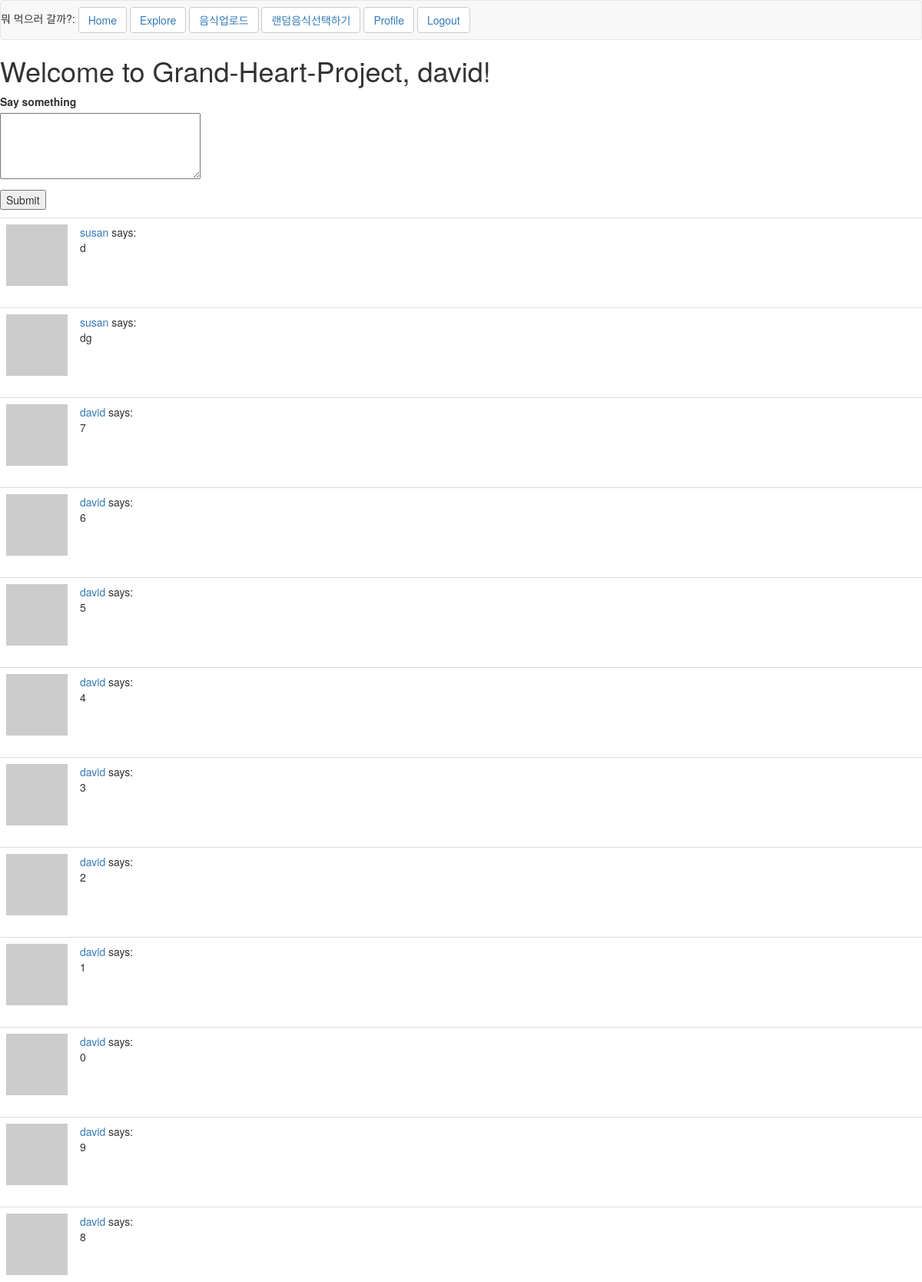
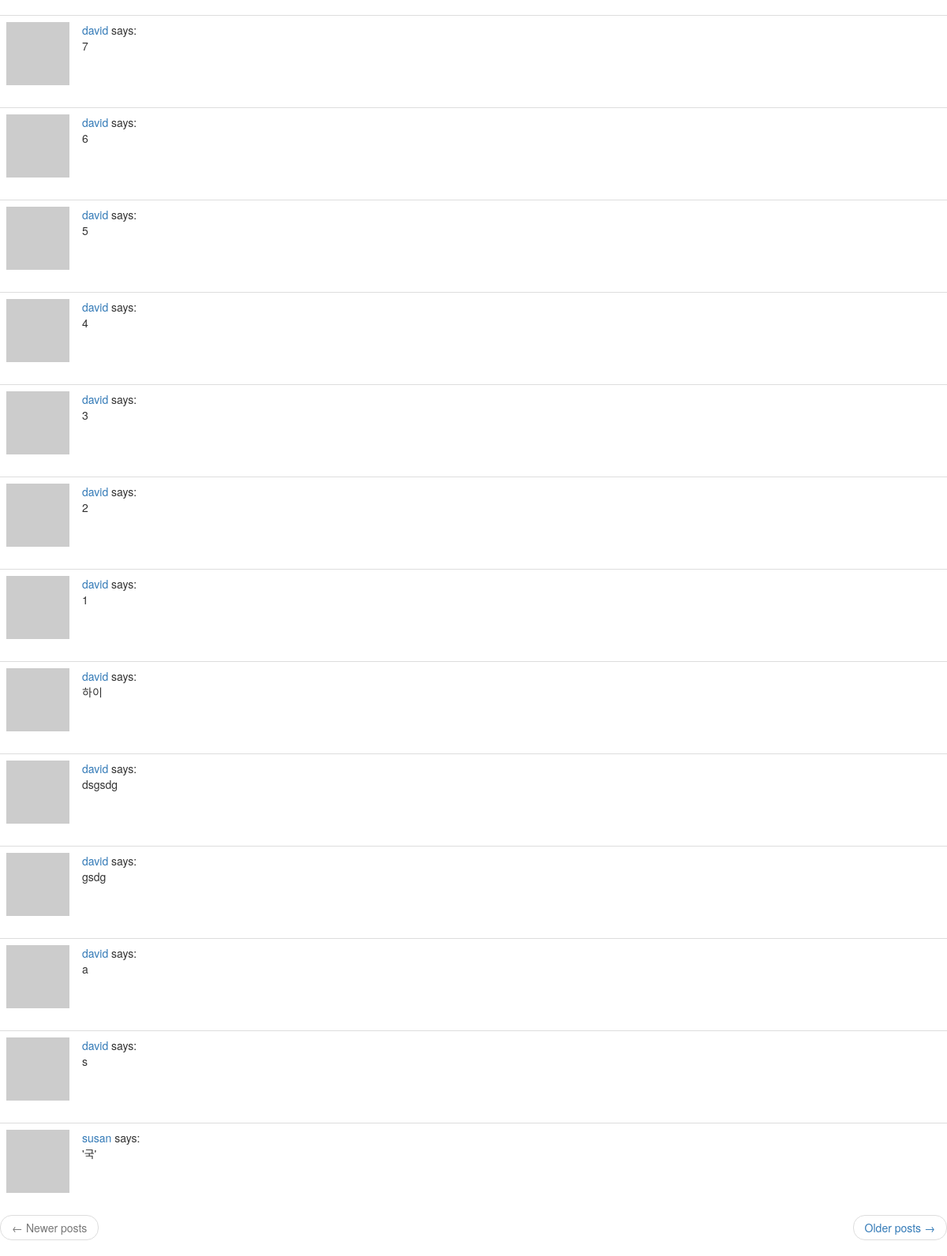
The page /index (signed in) on the database its author committed (2 pictures, top to bottom).
### app/models.py (models this page shows, shortened)
class User(UserMixin, db.Model):
    id = db.Column(db.Integer, primary_key=True)
    username = db.Column(db.String(64), index=True, unique=True)
    email = db.Column(db.String(120), index=True, unique=True)
    password_hash = db.Column(db.String(128))
    posts = db.relationship('Post', backref='author', lazy='dynamic')
    about_me = db.Column(db.String(140))
    last_seen = db.Column(db.DateTime, default=datetime.utcnow)
    followed = db.relationship(
        'User', secondary=followers,
        primaryjoin=(followers.c.follower_id == id),
        secondaryjoin=(followers.c.followed_id == id),
        backref=db.backref('followers', lazy='dynamic'), lazy='dynamic')
    friends = db.relationship("User",#친구 추가 기능
                secondary=association_table,#
                backref='added_by',#
                primaryjoin=id == association_table.c.user_id,#
                secondaryjoin=id == association_table.c.friend_id)#
    def followed_posts(self):
        followed = Post.query.join(
            followers, (followers.c.followed_id == Post.user_id)).filter(
                followers.c.follower_id == self.id)
        own = Post.query.filter_by(user_id=self.id)
        return followed.union(own).order_by(Post.timestamp.desc())
    def avatar(self, size):
        digest = md5(self.email.lower().encode('utf-8')).hexdigest()
        return 'https://www.gravatar.com/avatar/{}?d=identicon&s={}'.format(
            digest, size)

class Post(db.Model):
    id = db.Column(db.Integer, primary_key=True)
    body = db.Column(db.String(140))
    timestamp = db.Column(db.DateTime, index=True, default=datetime.utcnow)
    user_id = db.Column(db.Integer, db.ForeignKey('user.id'))

### app/routes.py (the view)
@app.route('/', methods=['GET', 'POST'])
@app.route('/index', methods=['GET', 'POST'])
@login_required
def index():
    form = PostForm()
    if form.validate_on_submit():
        post = Post(body=form.post.data, author=current_user)
        db.session.add(post)
        db.session.commit()
        flash('Your post is now live!')
        return redirect(url_for('index'))
    page = request.args.get('page', 1, type=int)
    posts = current_user.followed_posts().paginate(
        page, app.config['POSTS_PER_PAGE'], False)
    next_url = url_for('index', page=posts.next_num) \
        if posts.has_next else None
    prev_url = url_for('index', page=posts.prev_num) \
        if posts.has_prev else None
    return render_template('index.html', title='Home', form=form,
                           posts=posts.items, next_url=next_url,
                           prev_url=prev_url)

### app/forms.py
class PostForm(FlaskForm):
    post = TextAreaField('Say something', validators=[
        DataRequired(), Length(min=1, max=140)])
    submit = SubmitField('Submit')

### app/models.py (called while the page is built)
@login.user_loader
def load_user(id):
    return User.query.get(int(id))

### app/routes.py (called while the page is built)
@app.before_request
def before_request():
    if current_user.is_authenticated:
        current_user.last_seen = datetime.utcnow()
        db.session.commit()

### app/templates/index.html (shortened to what this page needs)
{% extends "base.html" %}
{% block content %}
    <h1>Welcome to Grand-Heart-Project, {{ current_user.username }}!</h1>
    {% if form %}
    <form action="" method="post">
        <p>
            {{ form.post.label }}<br>
            {{ form.post(cols=32, rows=4) }}<br>
        </p>
        <p>{{ form.submit() }}</p>
    </form>
    {% endif %}
    {% for post in posts %}
        {% include '_post.html' %}
    {% endfor %}
    <nav aria-label="...">
        <ul class="pager">
            <li class="previous{% if not prev_url %} disabled{% endif %}">
                <a href="{{ prev_url or '#' }}">
                    <span aria-hidden="true">&larr;</span> Newer posts
                </a>
            </li>
            <li class="next{% if not next_url %} disabled{% endif %}">
                <a href="{{ next_url or '#' }}">
                    Older posts <span aria-hidden="true">&rarr;</span>
                </a>
            </li>
        </ul>
    </nav>
{% endblock %}

### app/templates/_post.html
<table class="table table-hover">
    <tr>
        <td width="70px">
            <a href="{{ url_for('user', username=post.author.username) }}">
                <img src="{{ post.author.avatar(70) }}" />
            </a>
        </td>
        <td>
            <a href="{{ url_for('user', username=post.author.username) }}">
                {{ post.author.username }}
            </a>
            says:
            <br>
            {{ post.body }}
        </td>
    </tr>
</table>

### rows shown on the page
User: username "david"
Post: author.username "susan", body "d"
Post: author.username "susan", body "dg"
Post: author.username "david", body "7"
Post: author.username "david", body "6"
Post: author.username "david", body "5"
Post: author.username "david", body "4"
Post: author.username "david", body "3"
Post: author.username "david", body "2"
Post: author.username "david", body "1"
Post: author.username "david", body "0"
Post: author.username "david", body "9"
Post: author.username "david", body "8"
Post: author.username "david", body "7"
Post: author.username "david", body "6"
Post: author.username "david", body "5"
Post: author.username "david", body "4"
Post: author.username "david", body "3"
Post: author.username "david", body "2"
Post: author.username "david", body "1"
Post: author.username "david", body "하이"
Post: author.username "david", body "dsgsdg"
Post: author.username "david", body "gsdg"
Post: author.username "david", body "a"
Post: author.username "david", body "s"
Post: author.username "susan", body "'국'"
